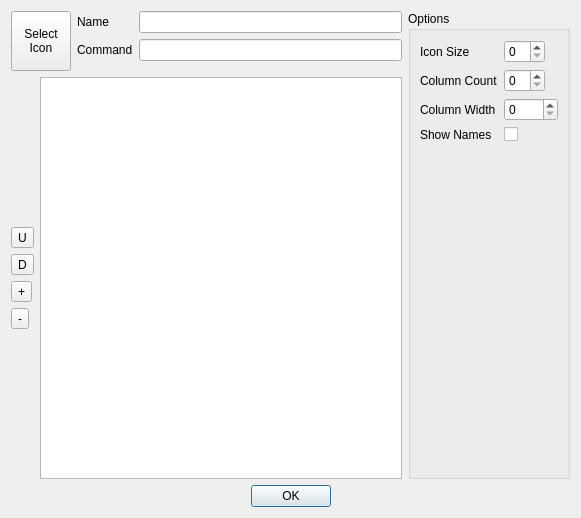
<?xml version="1.0" encoding="UTF-8"?>
<ui version="4.0">
 <class>Dialog</class>
 <widget class="QDialog" name="Dialog">
  <property name="geometry">
   <rect>
    <x>0</x>
    <y>0</y>
    <width>581</width>
    <height>518</height>
   </rect>
  </property>
  <property name="windowTitle">
   <string>Settings - SimpleShortcuts</string>
  </property>
  <layout class="QVBoxLayout" name="verticalLayout_5">
   <item>
    <layout class="QHBoxLayout" name="horizontalLayout_4">
     <item>
      <layout class="QVBoxLayout" name="verticalLayout_3">
       <item>
        <layout class="QHBoxLayout" name="horizontalLayout_2">
         <item>
          <widget class="QPushButton" name="icon_button">
           <property name="sizePolicy">
            <sizepolicy hsizetype="Fixed" vsizetype="Fixed">
             <horstretch>0</horstretch>
             <verstretch>0</verstretch>
            </sizepolicy>
           </property>
           <property name="minimumSize">
            <size>
             <width>60</width>
             <height>60</height>
            </size>
           </property>
           <property name="maximumSize">
            <size>
             <width>60</width>
             <height>60</height>
            </size>
           </property>
           <property name="text">
            <string>Select
Icon</string>
           </property>
           <property name="iconSize">
            <size>
             <width>50</width>
             <height>50</height>
            </size>
           </property>
          </widget>
         </item>
         <item>
          <layout class="QFormLayout" name="formLayout">
           <property name="fieldGrowthPolicy">
            <enum>QFormLayout::ExpandingFieldsGrow</enum>
           </property>
           <item row="0" column="0">
            <widget class="QLabel" name="nameLabel">
             <property name="text">
              <string>Name</string>
             </property>
            </widget>
           </item>
           <item row="0" column="1">
            <widget class="QLineEdit" name="name_edit"/>
           </item>
           <item row="1" column="0">
            <widget class="QLabel" name="commandLabel">
             <property name="text">
              <string>Command</string>
             </property>
            </widget>
           </item>
           <item row="1" column="1">
            <widget class="QLineEdit" name="command_edit"/>
           </item>
          </layout>
         </item>
        </layout>
       </item>
       <item>
        <layout class="QHBoxLayout" name="horizontalLayout">
         <item>
          <layout class="QVBoxLayout" name="verticalLayout">
           <item>
            <spacer name="verticalSpacer_2">
             <property name="orientation">
              <enum>Qt::Vertical</enum>
             </property>
             <property name="sizeHint" stdset="0">
              <size>
               <width>20</width>
               <height>40</height>
              </size>
             </property>
            </spacer>
           </item>
           <item>
            <widget class="QToolButton" name="move_up_button">
             <property name="text">
              <string>U</string>
             </property>
            </widget>
           </item>
           <item>
            <widget class="QToolButton" name="move_down_button">
             <property name="text">
              <string>D</string>
             </property>
            </widget>
           </item>
           <item>
            <widget class="QToolButton" name="add_button">
             <property name="text">
              <string>+</string>
             </property>
            </widget>
           </item>
           <item>
            <widget class="QToolButton" name="delete_button">
             <property name="text">
              <string>-</string>
             </property>
            </widget>
           </item>
           <item>
            <spacer name="verticalSpacer_3">
             <property name="orientation">
              <enum>Qt::Vertical</enum>
             </property>
             <property name="sizeHint" stdset="0">
              <size>
               <width>20</width>
               <height>40</height>
              </size>
             </property>
            </spacer>
           </item>
          </layout>
         </item>
         <item>
          <widget class="QListWidget" name="shortcuts_listwidget"/>
         </item>
        </layout>
       </item>
      </layout>
     </item>
     <item>
      <layout class="QVBoxLayout" name="options_layout">
       <item>
        <widget class="QGroupBox" name="groupBox">
         <property name="title">
          <string>Options</string>
         </property>
         <layout class="QVBoxLayout" name="verticalLayout_2">
          <item>
           <layout class="QFormLayout" name="formLayout_2">
            <property name="fieldGrowthPolicy">
             <enum>QFormLayout::ExpandingFieldsGrow</enum>
            </property>
            <item row="0" column="0">
             <widget class="QLabel" name="iconSizeLabel">
              <property name="text">
               <string>Icon Size</string>
              </property>
             </widget>
            </item>
            <item row="0" column="1">
             <widget class="QSpinBox" name="icon_size_spinbox"/>
            </item>
            <item row="1" column="0">
             <widget class="QLabel" name="columnCountLabel">
              <property name="text">
               <string>Column Count</string>
              </property>
             </widget>
            </item>
            <item row="1" column="1">
             <widget class="QSpinBox" name="column_count_spinbox">
              <property name="maximum">
               <number>10</number>
              </property>
             </widget>
            </item>
            <item row="2" column="0">
             <widget class="QLabel" name="columnWidthLabel">
              <property name="text">
               <string>Column Width</string>
              </property>
             </widget>
            </item>
            <item row="2" column="1">
             <widget class="QSpinBox" name="column_width_spinbox">
              <property name="maximum">
               <number>1000</number>
              </property>
              <property name="singleStep">
               <number>10</number>
              </property>
             </widget>
            </item>
            <item row="3" column="0">
             <widget class="QLabel" name="showShortcutNamesLabel">
              <property name="text">
               <string>Show Names</string>
              </property>
             </widget>
            </item>
            <item row="3" column="1">
             <widget class="QCheckBox" name="show_names_checkbox"/>
            </item>
            <item row="4" column="1">
             <spacer name="verticalSpacer">
              <property name="orientation">
               <enum>Qt::Vertical</enum>
              </property>
              <property name="sizeHint" stdset="0">
               <size>
                <width>20</width>
                <height>40</height>
               </size>
              </property>
             </spacer>
            </item>
           </layout>
          </item>
         </layout>
        </widget>
       </item>
      </layout>
     </item>
    </layout>
   </item>
   <item>
    <widget class="QDialogButtonBox" name="buttonBox">
     <property name="orientation">
      <enum>Qt::Horizontal</enum>
     </property>
     <property name="standardButtons">
      <set>QDialogButtonBox::Ok</set>
     </property>
     <property name="centerButtons">
      <bool>true</bool>
     </property>
    </widget>
   </item>
  </layout>
 </widget>
 <resources/>
 <connections>
  <connection>
   <sender>buttonBox</sender>
   <signal>accepted()</signal>
   <receiver>Dialog</receiver>
   <slot>accept()</slot>
   <hints>
    <hint type="sourcelabel">
     <x>248</x>
     <y>254</y>
    </hint>
    <hint type="destinationlabel">
     <x>157</x>
     <y>274</y>
    </hint>
   </hints>
  </connection>
  <connection>
   <sender>buttonBox</sender>
   <signal>rejected()</signal>
   <receiver>Dialog</receiver>
   <slot>reject()</slot>
   <hints>
    <hint type="sourcelabel">
     <x>316</x>
     <y>260</y>
    </hint>
    <hint type="destinationlabel">
     <x>286</x>
     <y>274</y>
    </hint>
   </hints>
  </connection>
 </connections>
</ui>
